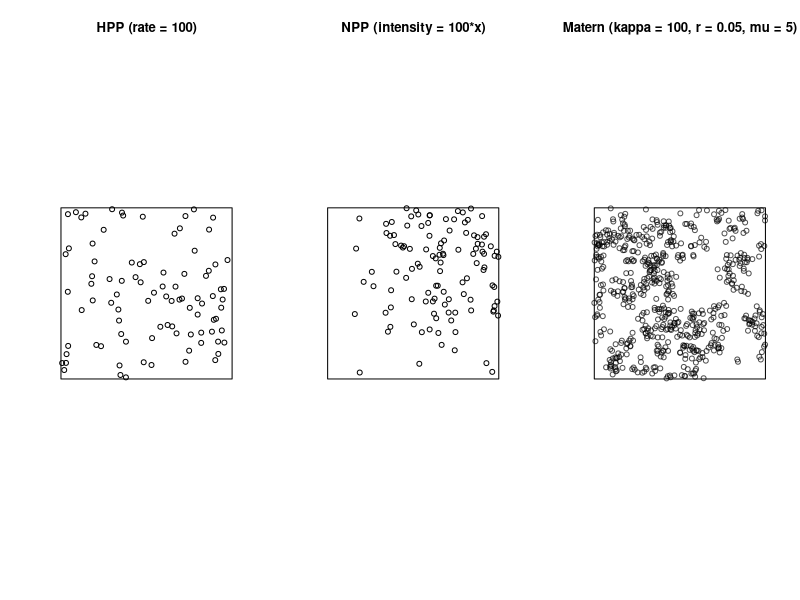

R code for this plot:
## ---- chunk 1
knitr::opts_chunk$set(echo = FALSE)
## ---- chunk 2
library(spatstat)
library(tidyverse)
library(here)
## ---- chunk 3
par(mfrow=c(1, 3))
plot(rpoispp(lambda = 100, win=square(1)),main = "HPP (rate = 100)") #plot_2D_HPP
plot(rpoispp(lambda = function(x, y) 400*x*y, win=square(1)), main = "NPP (intensity = 100*x)") #plot_2D_NPP
plot(rMatClust(kappa = 100, r = 0.05, mu = 5), main = "Matern (kappa = 100, r = 0.05, mu = 5)") #plot_2D_Matern
